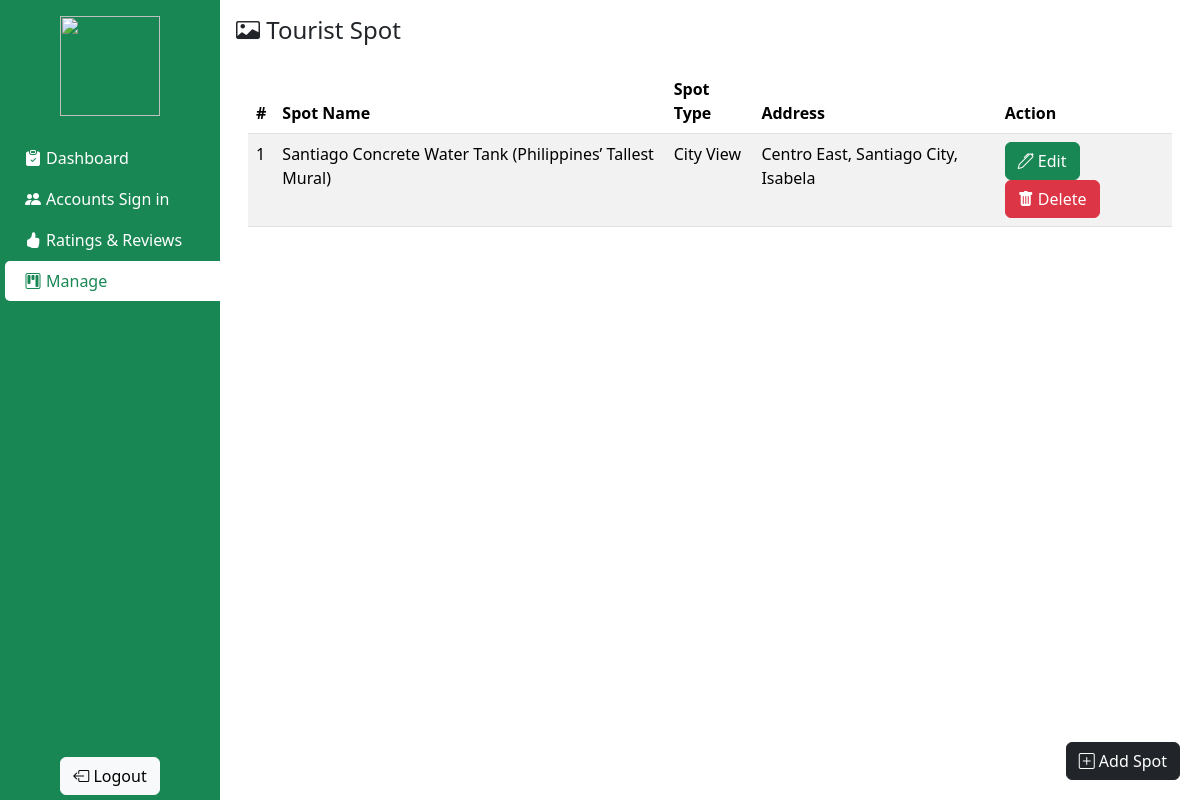
The app's page /BACK_UP_OLD/Admin/tourist-spot.php (signed in) with its own data.
### tables this page shows
CREATE TABLE `tourist_spot` (
  `SPOT_ID` varchar(60) NOT NULL,
  `SPOT_NAME` varchar(60) NOT NULL,
  `SPOT_TYPE` varchar(30) NOT NULL,
  `DESCRIPTION` varchar(255) NOT NULL,
  `ADDRESS` varchar(255) NOT NULL,
  `MAP` longtext NOT NULL,
  `FEE` decimal(10,2) NOT NULL,
  `STATUS` int(5) NOT NULL
);

### BACK_UP_OLD/backend/db.php (called while the page is built, shortened)
<?php
class db_connect
{
    public $host = db_host;
    public $user = db_user;
    public $pass = db_pass;
    public $name = db_name;
    public function connect()
    {
        try {
            $this->conn = new mysqli($this->host, $this->user, $this->pass, $this->name);
        } catch (\Throwable $th) {
            header("Location:setup.php");
        }
    }
}

### BACK_UP_OLD/backend/class.php (called while the page is built, shortened)
<?php
include('db.php');
class global_class extends db_connect
{
    public function getTouristSpot()
    {
        $query = $this->conn->prepare("SELECT * FROM `tourist_spot`");
        if ($query->execute()) {
            $result = $query->get_result();
            return $result;
        }
    }
}

### BACK_UP_OLD/Admin/tourist-spot.php (the view, shortened to what this page needs)
<?php
include("components/header.php");
?>
<h4 class="page-title"><i class="bi bi-card-image"></i> Tourist Spot</h4>
<div class="container mt-4 table-container">
    <table class="table table-striped">
        <thead class="table-header">
            <tr>
                <th>#</th>
                <th>Spot Name</th>
                <th>Spot Type</th>
                <th>Address</th>
                <th>Action</th>
            </tr>
        </thead>
        <tbody class="table-body">
            <?php
            $count = 1;
            $getSpots = $db->getTouristSpot();
            while ($spot = $getSpots->fetch_assoc()) {
            ?>
                <tr>
                    <td><?= $count ?></td>
                    <td><?= $spot['SPOT_NAME'] ?></td>
                    <td><?= $spot['SPOT_TYPE'] ?></td>
                    <td><?= $spot['ADDRESS'] ?></td>
                    <td>
                        <button class="btn btn-success btnEditSpot" data-id="<?= $spot['SPOT_ID'] ?>" data-name="<?= $spot['SPOT_NAME'] ?>" data-spottype="<?= $spot['SPOT_TYPE'] ?>" data-fee="<?= $spot['FEE'] ?>" data-address="<?= $spot['ADDRESS'] ?>" data-description="<?= $spot['DESCRIPTION'] ?>"><i class="bi bi-pen"></i> Edit</button>
                        <button class="btn btn-danger btnDeleteSpot" data-id="<?= $spot['SPOT_ID'] ?>"><i class="bi bi-trash-fill"></i> Delete</button>
                    </td>
                </tr>
            <?php
                $count++;
            }
            ?>
        </tbody>
    </table>
    <button class="btn btn-dark btn-add-new" id="btnAddSpot"><i class="bi bi-plus-square"></i> Add Spot</button>
</div>
<?php
include("components/footer.php");
?>

### BACK_UP_OLD/Admin/css/header-footer.css (style rules this page uses)
.table-container { max-height: 89vh; overflow: auto; }
.table-header { position: sticky; top: 0; }

### BACK_UP_OLD/Admin/css/styles.css (style rules this page uses)
.btn-add-new { position: absolute; bottom: 20px; right: 20px; }

### records on screen
tourist_spot: SPOT_NAME "Santiago Concrete Water Tank (Philippines’ Tallest Mural)", SPOT_TYPE "City View", ADDRESS "Centro East, Santiago City, Isabela"
